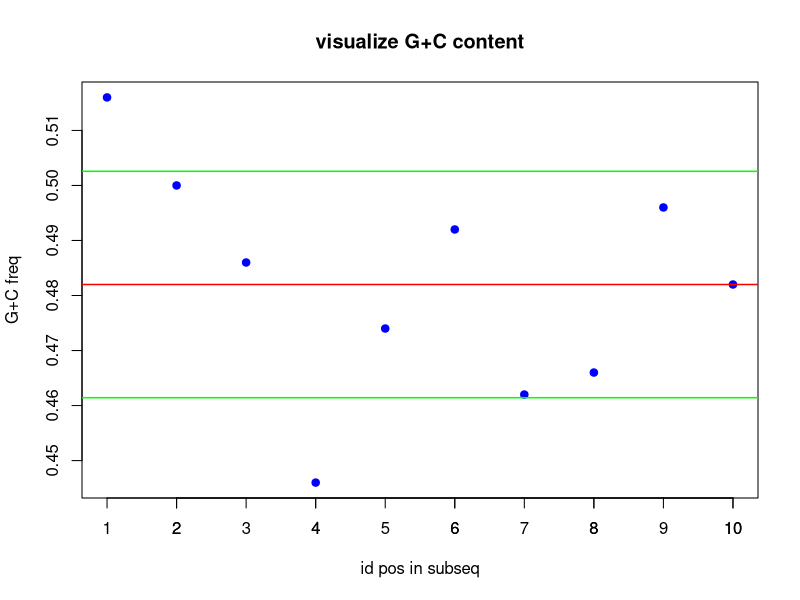

Reproduce this figure in R.
####################### create (same) random seq - using same seed always #########################
set.seed(1)
sequence_length <- 5000
data <-stringi::stri_rand_strings(1, sequence_length, '[ACGT]')
class(data)


### First Question #################################################################################
### In the given sequence
###   a. find the distribution of the individual elements
###   b. verify from results if 2nd rule of Chargaff is followed
print("Ans: 1st Q =================================================================================")
####################################################################################################

####################################### Initialize vars #############################################
### For the 4 elements i.e. "A", "G", "T", "C" of the sequence create a 2x4 matrix         #########
### to hold number of appearances i.e. count and frequency                                 #########
####################################################################################################
distribution_matrix <- matrix(0, 2, 4)     # create a 2x4 matrix and initialize to 0
seq_elements <- c("A", "G", "T", "C")
colnames(distribution_matrix) <- seq_elements                            # name the columns
rownames(distribution_matrix) <- rbind("element_count", "element_freq")  # name the rows

## count i.e. occurrence of individual elements i.e. "A", "G", "T", "C" in the sequence data    ###
for (i in 1:length(seq_elements)) {
  distribution_matrix[1, i] = stringr::str_count(toString(data), seq_elements[i])     # get count
  distribution_matrix[2, i] = distribution_matrix[1, i] / sequence_length     # get frequency
}

################################ print results  ####################################################
writeLines("\n")
print(distribution_matrix)
writeLines("\n")
####### export results to excel ##########
library(writexl)
write_xlsx(as.data.frame(distribution_matrix), 'distribution_matrix.xlsx')
####### export results to excel ##########
writeLines("\n")
sprintf("2nd Chargaff law (occ): A~T: % d - % d  G~C: % d - %d", distribution_matrix[1, 1], distribution_matrix[1, 3], distribution_matrix[1,2], distribution_matrix[1, 4])
sprintf("2nd Chargaff law (frq): A~T: % f - % f  G~C: % f - %f", distribution_matrix[2, 1], distribution_matrix[2, 3], distribution_matrix[2,2], distribution_matrix[2, 4])
writeLines("\n")




### Second Question ################################################################################
### split given data sequence into 10 substrings each of 500 chars (500 x 10)
###     find number of occurrences of GC pattern in each of the 10 substrings
print("Ans: 2nd Q  G+C content in 10 substrs of length 500 ========================================")
####################################################################################################

sub_length <- 500
no_of_substrs <-  sequence_length / sub_length
GC_seq_elements <- c("C", "G")

## define a 2x10 matrix to hold
##   first row:  number of "G & C" occurrences per substr of length 500
##   second row: frequency  of "G & C" occurrences per substr of length 500
pattern_distrib_matrix <- matrix(0, 2, no_of_substrs)
colnames(pattern_distrib_matrix) <- c("sseq1", "sseq2", "sseq3", "sseq4", "sseq5", "sseq", "sseq7", "sseq8", "sseq9", "sseq10")
rownames(pattern_distrib_matrix) <- rbind("number of G+C content", "relative freq of G+C content")

for (i in 1:no_of_substrs) {                 # instead of a single loop with "i in seq format"
   start_str <- (i-1)*sub_length+1           # i.e. 1, 501, ..., 4501  etc - calc start of substr
   end_str   <- start_str + sub_length -1    # i.e  500, 1000, ..., 4500 etc - calc end of substr
   for (j in 1:length(GC_seq_elements)) {
      pattern_distrib_matrix[1, i] <- pattern_distrib_matrix[1, i] + stringr::str_count(substr(data, start_str, end_str), GC_seq_elements[j])
   }
}
for (i in 1:no_of_substrs){
  pattern_distrib_matrix[2, i] <- pattern_distrib_matrix[1, i] / sub_length     # get frequency
}

writeLines("\n")
print(pattern_distrib_matrix)
writeLines("\n")
####### export results to excel ##########
write_xlsx(as.data.frame(pattern_distrib_matrix), 'pattern_distrib_matrix.xlsx')
####### export results to excel ##########

###   (kind of of) simple scatter plot
xtick<-seq(1, 10, by=1)
plot(pattern_distrib_matrix[2,], col = "blue", pch = 19, main = "visualize G+C content", ylab = "G+C freq", xlab = "id pos in subseq")
axis(1, xtick)
meanv <- mean(pattern_distrib_matrix[2,])
stdv  <- sd(pattern_distrib_matrix[2,])
abline(h=meanv, lwd=1.5, col="red")

abline(h=meanv-stdv, lwd=1.5, col="green")
abline(h=meanv+stdv, lwd=1.5, col="green")
